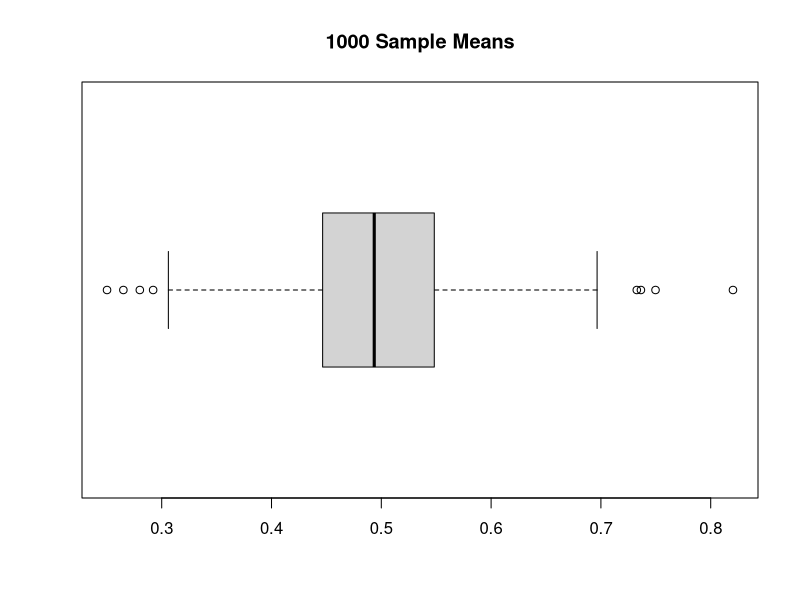
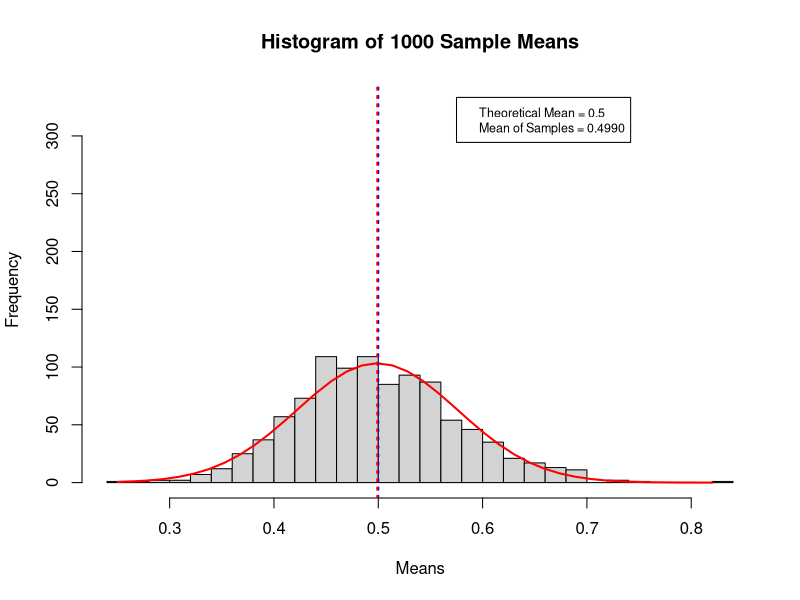
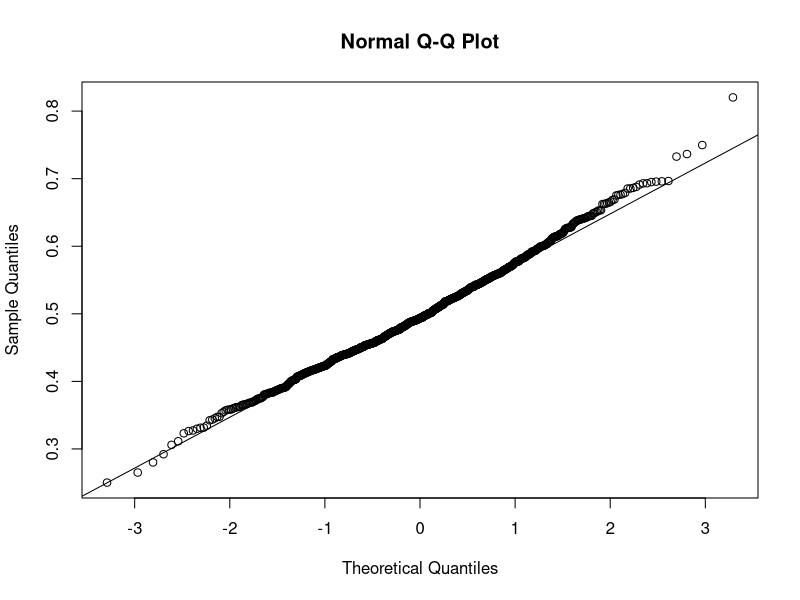

Here is the R script that generated these plots, in order:
## ---- chunk 1
ns <- 1000 # make this an input!
ss <- 40  
lambda <- 2
sample <- vector(mode="numeric",length=0)
xbar <- numeric(ns)
ssqr <- numeric(ns)
random.seed=2032 
for (s in 1:ns) {
      sample <- rexp(ss, lambda)
      xbar[s] <- mean(sample)
      ssqr[s] <- var(sample)
}
## ---- chunk 2
summary(xbar)
boxplot(xbar,main=paste0(ns," Sample Means"),horizontal=TRUE)
## ---- chunk 3
m <- paste0("Histogram of ",format(ns, digits=4, nsmall=0)," Sample Means")
h<-hist(xbar, breaks="Scott",
      main=m,
      ylim=c(0,ns/3), xlab="Means")
xfit<-seq(min(xbar),max(xbar),length=40) 
yfit<-dnorm(xfit,mean=mean(xbar),sd=sd(xbar)) 
yfit <- yfit*diff(h$mids[1:2])*length(xbar) 
lines(xfit, yfit, col="red", lwd=2)
abline(v=.5,col="blue",lty=3,lwd=2)
abline(v=mean(xbar),col="red",lty=3,lwd=2)
sm <- paste0("Mean of Samples = ",format(mean(xbar), digits=1, nsmall=4))
legend(.575,ns/3,legend=c("Theoretical Mean = 0.5",sm),cex=.75)
## ---- chunk 4
qqnorm(xbar)
qqline(xbar)
